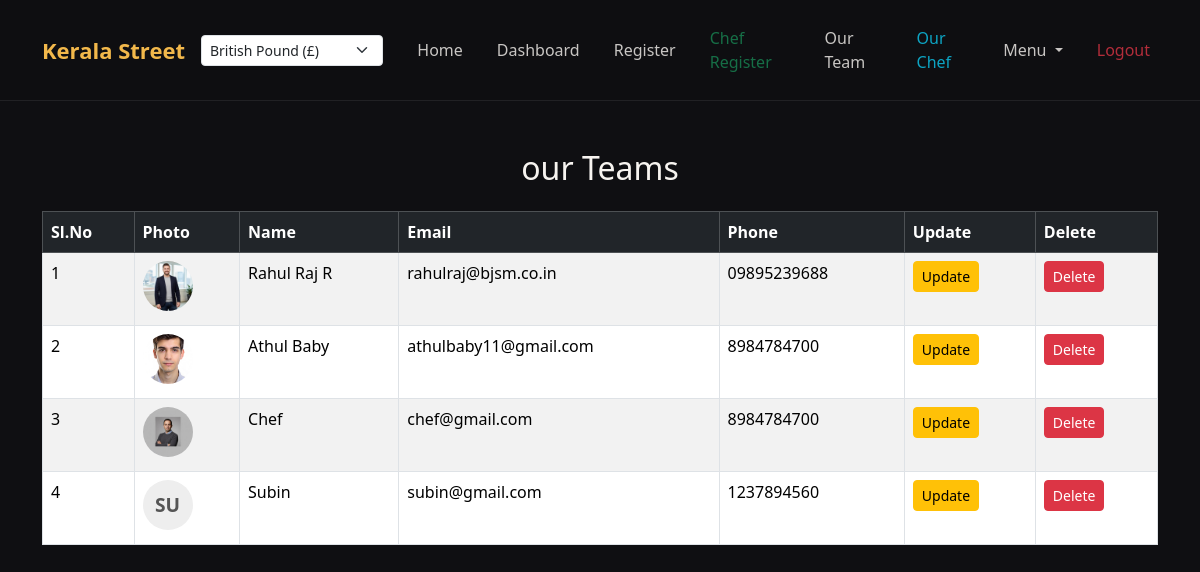
/user_view/ (signed in), run on the app's committed database.
### admin_app/models.py (models this page shows, shortened)
class userdetails(models.Model):
    name = models.CharField(max_length=100)
    email = models.EmailField()
    phone = models.CharField(max_length=15)
    password = models.CharField(max_length=128)
    image = models.ImageField(upload_to='user_images/')
    is_team = models.BooleanField(default=False)

### admin_app/views.py (the view)
# urls.py: path('user_view/', views.user_view, name='user_view'),
def user_view(request):
    users = userdetails.objects.all()
    return render(request, 'user_view.html', {'users': users})

### templates/user_view.html (shortened to what this page needs)
{% load static %}
{% include 'header.html' %}
<div class="container mt-5">
	<h2 class="mb-4 text-center">our Teams</h2>
	<table class="table table-bordered table-striped">
		<thead class="table-dark">
			<tr>
				<th>Sl.No</th>
				<th>Photo</th>
				<th>Name</th>
				<th>Email</th>
				<th>Phone</th>
				<th>Update</th>
				<th>Delete</th>
			</tr>
		</thead>
		<tbody>
			{% for user in users %}
			<tr>
				<td>{{ forloop.counter }}</td>
				<td>
					{% if user.image and user.image.url %}
						<span style="position:relative;display:inline-block;width:50px;height:50px;">
							<img src="{{ user.image.url }}" alt="User Photo" style="width: 50px; height: 50px; object-fit: cover; border-radius: 50%;" onerror="this.style.display='none';this.nextElementSibling.style.display='flex';">
							<div style="width: 50px; height: 50px; background: #eee; color: #555; display: none; align-items: center; justify-content: center; border-radius: 50%; font-weight: bold; font-size: 1.2rem; position:absolute; top:0; left:0;">
								{{ user.name|slice:":2"|upper }}
							</div>
						</span>
					{% else %}
						<div style="width: 50px; height: 50px; background: #eee; color: #555; display: flex; align-items: center; justify-content: center; border-radius: 50%; font-weight: bold; font-size: 1.2rem;">
							{{ user.name|slice:":2"|upper }}
						</div>
					{% endif %}
				</td>
				<td>{{ user.name }}</td>
				<td>{{ user.email }}</td>
				<td>{{ user.phone }}</td>
				<td>
					<a href="{% url 'user_update' user.id %}" class="btn btn-sm btn-warning">Update</a>
				</td>
				<td>
					<form method="post" action="{% url 'user_delete' user.id %}" style="display:inline;">
						<button type="submit" class="btn btn-sm btn-danger" onclick="return confirm('Are you sure you want to delete this user?');">Delete</button>
					</form>
				</td>
			</tr>
			{% endfor %}
		</tbody>
		</table>
</div>

### static/css/style.css (style rules this page uses)
:root { --bg: #0f0f12; --surface: #17171c; --muted: #8c8c95; --text: #f7f4f0; --accent: #f2b84b; --accent-2: #ff7e6b; --border: rgba(255, 255, 255, 0.08); }
* { box-sizing: border-box; }
body { font-family: "Segoe UI", Tahoma, Geneva, Verdana, sans-serif; background: var(--bg); color: var(--text); margin: 0; }
a { color: inherit; text-decoration: none; }
img { max-width: 100%; display: block; }

### data on the page
userdetails: image (picture), name "Rahul Raj R", email "rahulraj@bjsm.co.in", phone "09895239688"
userdetails: image (picture), name "Athul Baby", email "athulbaby11@gmail.com", phone "8984784700"
userdetails: image (picture), name "Chef", email "chef@gmail.com", phone "8984784700"
userdetails: name "SU", name "Subin", email "subin@gmail.com", phone "1237894560"
